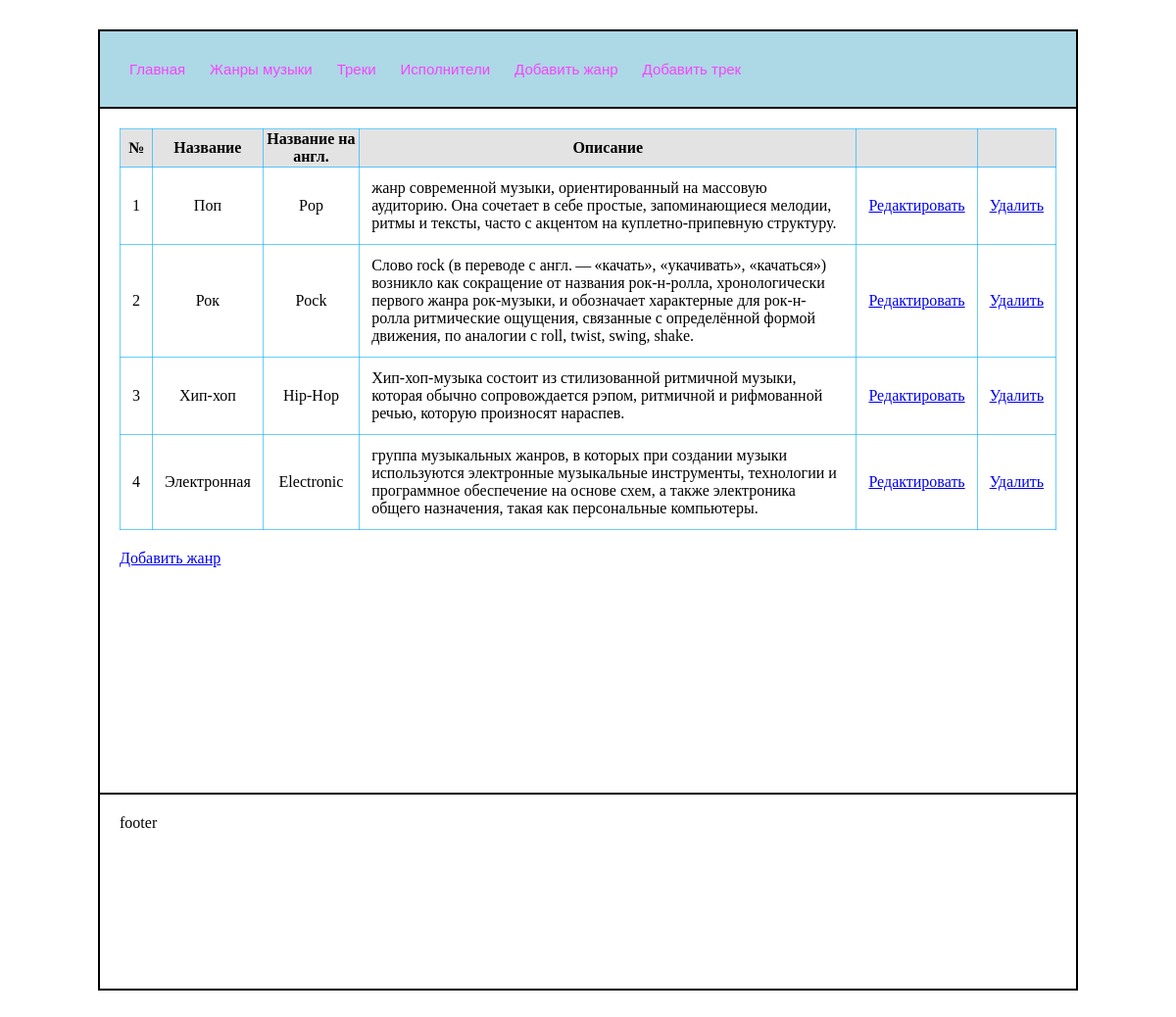
The app's page /genres with its own data.
### main/models.py (models this page shows, shortened)
class Genre(models.Model):
    name_en = models.CharField(max_length= 500, unique=True)
    name_ru = models.CharField(max_length= 500, unique=True)
    description = models.TextField()

### main/views.py (the view)
# urls.py: path('genres', views.genres),
def genres(request):
    genres = Genre.objects.all()
    return render(request, 'genres.html', {'genres': genres})

### main/templates/genres.html (shortened to what this page needs)
{% extends "base.html" %}
{% block content %}
    <table>
        <thead>
            <tr>
                <th>№</th>
                <th>Название</th>
                <th>Название на англ.</th>
                <th>Описание</th>
                <th></th>
                <th></th>
            </tr>
        </thead>
        <tbody>
            {% for m in genres %}
                <tr>
                    <td style="text-align: center;">{{m.id}}</td>
                    <td style="text-align: center;">{{m.name_ru}}</td>
                    <td style="text-align: center;">{{m.name_en}}</td>
                    <td>{{m.description}}</td>
                    <td><a href="editgenre/{{m.id}}">Редактировать</a></td>
                    <td><a href="deletegenre/{{m.id}}">Удалить</a></td>
                </tr>
            {% endfor %}
        </tbody>
    </table>
    <a href="addgenre">Добавить жанр</a>
{% endblock content %}

### main/static/styles.css (style rules this page uses)
* { box-sizing: border-box; }
table { width: 100%; border-collapse: collapse; margin-bottom: 20px; }
table th, table td { border: 1px outset rgba(0, 174, 255, 0.6); }
table th { color: #000000; background-color: rgba(200, 200, 200, 0.5); }
table td { padding: 12px; }

### records on screen
Genre: id "1", name_ru "Поп", name_en "Pop", description "жанр современной музыки, ориентированный на массовую аудиторию. Она сочетает в себе простые, запоминающиеся мелодии, ритмы и тексты, часто с акцентом на куплетно-припевную структуру."
Genre: id "2", name_ru "Рок", name_en "Pock", description "Слово rock (в переводе с англ. — «качать», «укачивать», «качаться») возникло как сокращение от названия рок-н-ролла, хронологически первого жанра рок-музыки, и обозначает характерные для рок-н-ролла ритмические ощущения, связанные с определённой формой движения, по аналогии с roll, twist, swing, shake."
Genre: id "3", name_ru "Хип-хоп", name_en "Hip-Hop", description "Хип-хоп-музыка состоит из стилизованной ритмичной музыки, которая обычно сопровождается рэпом, ритмичной и рифмованной речью, которую произносят нараспев."
Genre: id "4", name_ru "Электронная", name_en "Electronic", description "группа музыкальных жанров, в которых при создании музыки используются электронные музыкальные инструменты, технологии и программное обеспечение на основе схем, а также электроника общего назначения, такая как персональные компьютеры."
